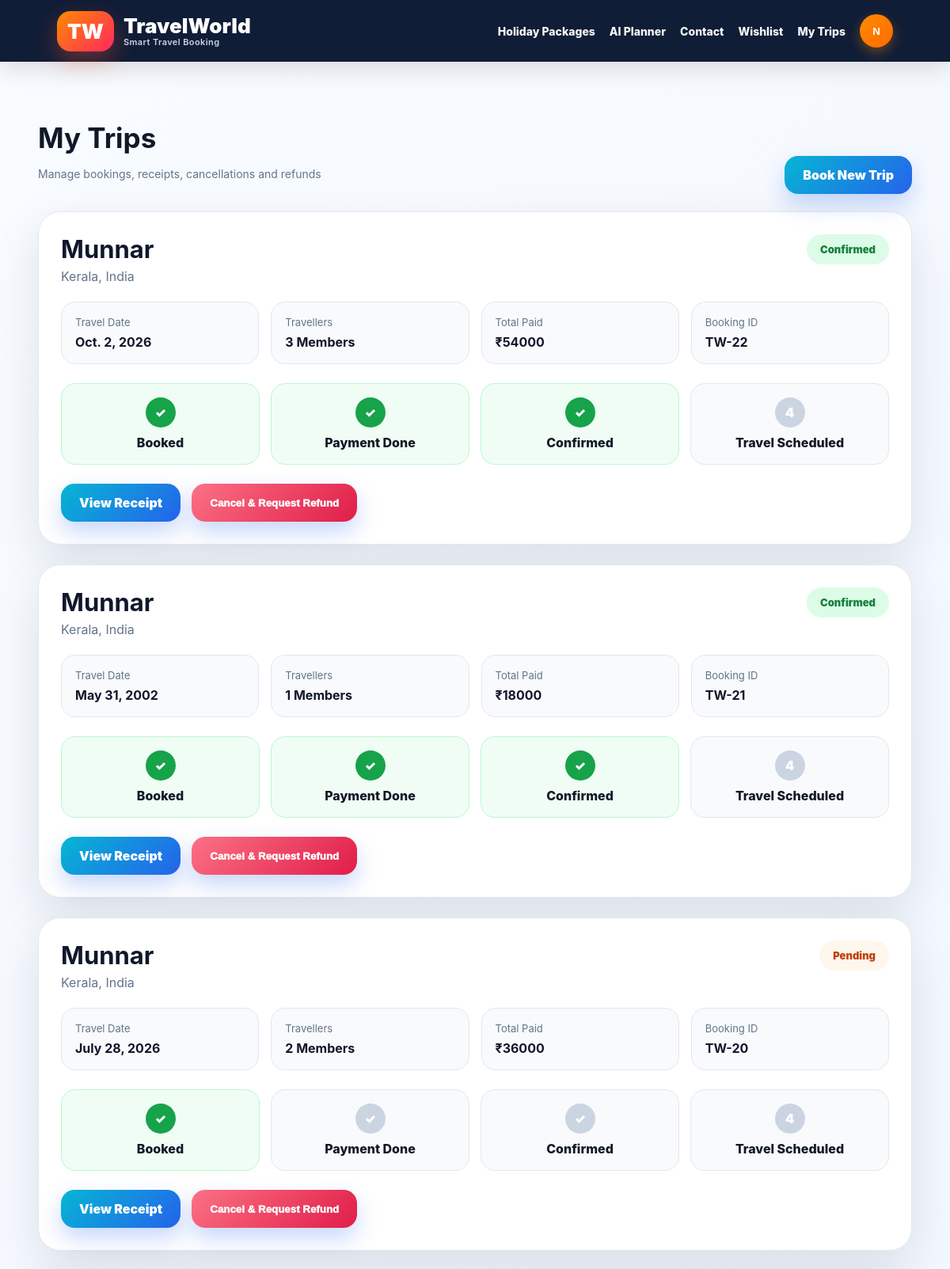
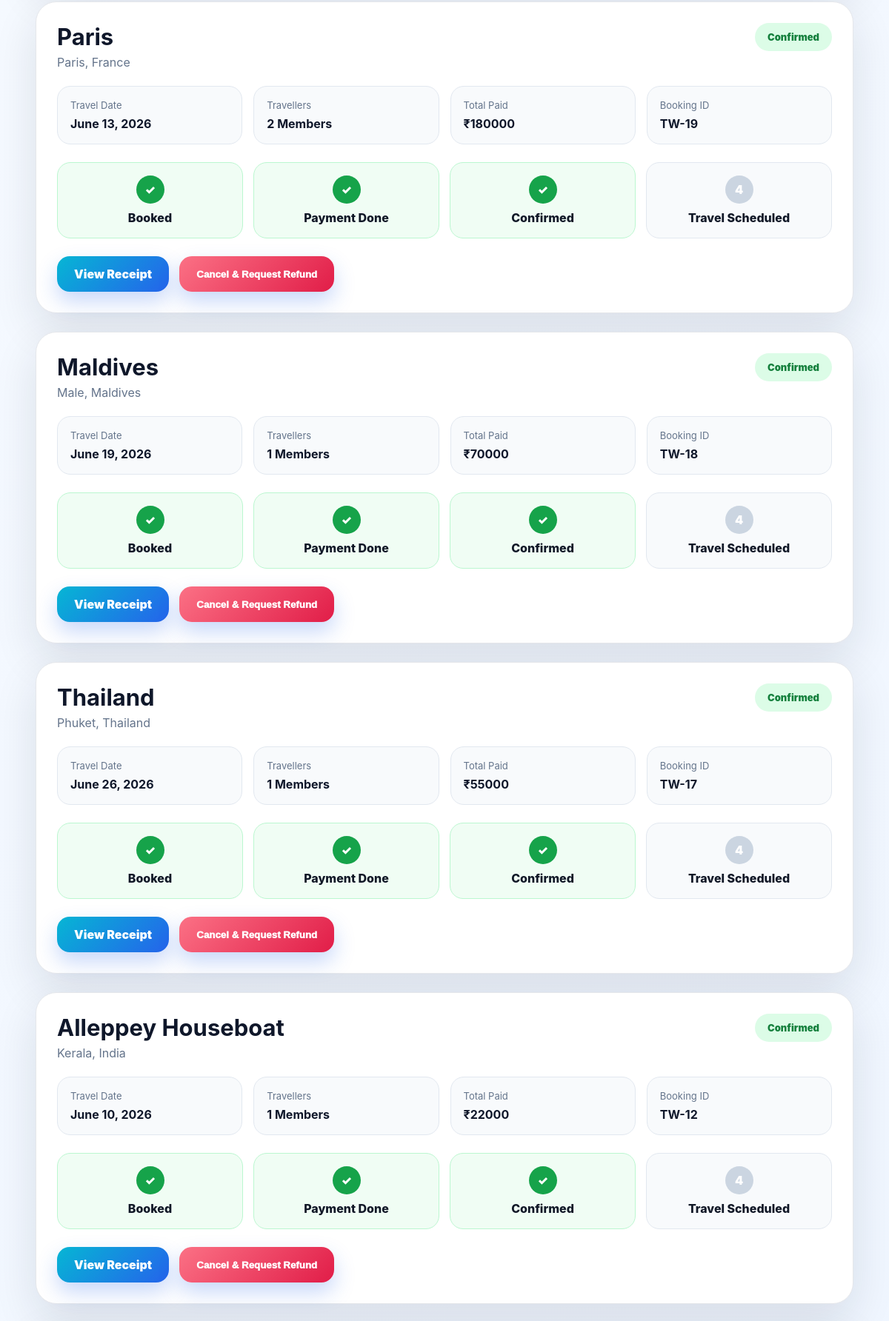
Page /my-trips/ (signed in, upper part) on the committed database (2 pictures, top to bottom).
### travelapp/models.py (models this page shows, shortened)
class Booking(models.Model):
    STATUS_CHOICES = [
        ('Pending', 'Pending'),
        ('Payment Done', 'Payment Done'),
        ('Confirmed', 'Confirmed'),
        ('Travel Scheduled', 'Travel Scheduled'),
        ('Completed', 'Completed'),
        ('Cancelled', 'Cancelled'),
        ('Refund Processing', 'Refund Processing'),
        ('Refund Completed', 'Refund Completed'),
    ]
    REFUND_STATUS = [
        ('Not Requested', 'Not Requested'),
        ('Requested', 'Requested'),
        ('Processing', 'Processing'),
        ('Completed', 'Completed'),
        ('Rejected', 'Rejected'),
    ]
    user = models.ForeignKey(User, on_delete=models.CASCADE, related_name='bookings')
    package = models.ForeignKey(Package, on_delete=models.CASCADE, related_name='bookings')
    full_name = models.CharField(max_length=120)
    phone = models.CharField(max_length=20)
    email = models.EmailField()
    travel_date = models.DateField()
    members = models.PositiveIntegerField(default=1)
    coupon_code = models.CharField(max_length=40, blank=True)
    discount_amount = models.PositiveIntegerField(default=0)
    total_amount = models.PositiveIntegerField()
    status = models.CharField(max_length=30, choices=STATUS_CHOICES, default='Pending')
    booked_on = models.DateTimeField(default=timezone.now)
    refund_status = models.CharField(max_length=30, choices=REFUND_STATUS, default='Not Requested')
    refund_amount = models.PositiveIntegerField(default=0)
    refund_requested_on = models.DateTimeField(null=True, blank=True)
    refund_completed_on = models.DateTimeField(null=True, blank=True)
    cancellation_reason = models.CharField(max_length=255, blank=True)

class Package(models.Model):
    name = models.CharField(max_length=120)
    country = models.CharField(max_length=100)
    city = models.CharField(max_length=100, blank=True)
    category = models.ForeignKey(Category, on_delete=models.SET_NULL, null=True, related_name='packages')
    tags = models.CharField(max_length=255)
    image = models.URLField(max_length=600)
    price = models.PositiveIntegerField(default=20000)
    old_price = models.PositiveIntegerField(null=True, blank=True)
    days = models.PositiveIntegerField(default=5)
    nights = models.PositiveIntegerField(default=4)
    hotel = models.CharField(max_length=200, default='Premium Hotel')
    flight = models.CharField(max_length=200, default='Flight assistance available')
    rating = models.FloatField(default=4.5)
    seats = models.PositiveIntegerField(default=30)
    description = models.TextField()
    itinerary = models.TextField(blank=True)
    map_query = models.CharField(max_length=250, blank=True)
    latitude = models.CharField(max_length=50, blank=True)
    longitude = models.CharField(max_length=50, blank=True)
    is_featured = models.BooleanField(default=False)
    is_active = models.BooleanField(default=True)
    created_at = models.DateTimeField(auto_now_add=True)

### travelapp/views.py (the view)
# urls.py: path('my-trips/', views.my_bookings, name='my_bookings'),
@login_required
def my_bookings(request):
    bookings = Booking.objects.filter(user=request.user).order_by('-booked_on')
    return render(request, 'travelapp/my_bookings.html', {'bookings': bookings})

### travelapp/templates/travelapp/my_bookings.html (shortened to what this page needs)
{% extends 'travelapp/base.html' %}
{% block content %}
<div class="container trips-page">
    <div class="section-title">
        <div>
            <h2>My Trips</h2>
            <p class="small">Manage bookings, receipts, cancellations and refunds</p>
        </div>
        <a class="btn" href="{% url 'home' %}">Book New Trip</a>
    </div>
    {% for b in bookings %}
        <div class="trip-card">
            <div class="trip-header">
                <div>
                    <h2>{{ b.package.name }}</h2>
                    <p>{{ b.package.city }}, {{ b.package.country }}</p>
                </div>
                <span class="status-badge status-{{ b.status|lower|slugify }}">
                    {{ b.status }}
                </span>
            </div>
            <div class="trip-info">
                <div>
                    <span>Travel Date</span>
                    <b>{{ b.travel_date }}</b>
                </div>
                <div>
                    <span>Travellers</span>
                    <b>{{ b.members }} Members</b>
                </div>
                <div>
                    <span>Total Paid</span>
                    <b>₹{{ b.total_amount }}</b>
                </div>
                <div>
                    <span>Booking ID</span>
                    <b>TW-{{ b.id }}</b>
                </div>
            </div>
            {% if b.refund_status != "Not Requested" or b.status == "Refund Processing" or b.status == "Refund Completed" %}
                <div class="refund-card">
                    <div class="refund-head">
                        <div>
                            <h3>Refund Status</h3>
                            {% if b.status == "Refund Completed" or b.refund_status == "Completed" %}
                                <p>Your refund has been completed successfully.</p>
                            {% elif b.status == "Refund Processing" or b.refund_status == "Processing" %}
                                <p>Your refund is currently processing.</p>
                            {% else %}
                                <p>Your cancellation request has been received.</p>
                            {% endif %}
                        </div>
                        <div class="refund-amount">
                            <span>Refund Amount</span>
                            <b>₹{{ b.refund_amount }}</b>
                        </div>
                    </div>
                    <div class="refund-steps">
                        <div class="refund-step done">
                            <span>✓</span>
                            <p>Cancellation Requested</p>
                        </div>
                        <div class="refund-step {% if b.refund_status == 'Processing' or b.refund_status == 'Completed' or b.status == 'Refund Processing' or b.status == 'Refund Completed' %}done{% endif %}">
                            <span>
                                {% if b.refund_status == 'Processing' or b.refund_status == 'Completed' or b.status == 'Refund Processing' or b.status == 'Refund Completed' %}
                                    ✓
                                {% else %}
                                    2
                                {% endif %}
                            </span>
                            <p>Refund Processing</p>
                        </div>
                        <div class="refund-step {% if b.refund_status == 'Completed' or b.status == 'Refund Completed' %}done{% endif %}">
                            <span>
                                {% if b.refund_status == 'Completed' or b.status == 'Refund Completed' %}
                                    ✓
                                {% else %}
                                    3
                                {% endif %}
                            </span>
                            <p>Refund Completed</p>
                        </div>
                    </div>
                    {% if b.refund_status == "Completed" or b.status == "Refund Completed" %}
                        <div class="refund-note completed-note">
                            Refund completed successfully. Amount has been returned to the original UPI/payment method.
                        </div>
                    {% else %}
                        <div class="refund-note">
                            Refund will be processed to the original UPI/payment method. Demo project status can be updated from admin.
                        </div>
                    {% endif %}
                </div>
            {% else %}
                <div class="trip-steps">
                    <div class="trip-step done">
                        <span>✓</span>
                        <p>Booked</p>
                    </div>
                    <div class="trip-step {% if b.status != 'Pending' %}done{% endif %}">
                        <span>✓</span>
                        <p>Payment Done</p>
                    </div>
                    <div class="trip-step {% if b.status == 'Confirmed' or b.status == 'Travel Scheduled' or b.status == 'Completed' %}done{% endif %}">
                        <span>✓</span>
                        <p>Confirmed</p>
                    </div>
                    <div class="trip-step {% if b.status == 'Travel Scheduled' or b.status == 'Completed' %}done{% endif %}">
                        <span>4</span>
                        <p>Travel Scheduled</p>
                    </div>
                </div>
            {% endif %}
            <div class="trip-actions">
                <a class="btn" href="{% url 'receipt' b.id %}">View Receipt</a>
                {% if b.refund_status == "Not Requested" and b.status != "Refund Processing" and b.status != "Refund Completed" %}
                    <button class="btn red" type="button"
                            onclick="openRefundModal('{{ b.id }}', '{{ b.package.name }}', '{{ b.total_amount }}')">
                        Cancel & Request Refund
                    </button>
                {% endif %}
            </div>
        </div>
    {% empty %}
        <div class="empty">
            <h2>No trips yet</h2>
            <p class="small">You have not booked any travel package yet.</p>
            <a class="btn" href="{% url 'home' %}">Book Now</a>
        </div>
    {% endfor %}
</div>
{% endblock %}

### travelapp/templates/travelapp/base.html (shortened to what this page needs)
{% load static %}
<!DOCTYPE html>
<html lang="en">
<head>
    <link rel="stylesheet" href="{% static 'travelapp/css/style.css' %}">
</head>
<body>
<header class="topbar">
    <a class="brand" href="{% url 'home' %}">
        <span>TW</span>
        <div>
            TravelWorld
            <small>Smart Travel Booking</small>
        </div>
    </a>
    <nav class="nav">
        {% if user.is_authenticated and user.is_staff %}
            <a href="{% url 'dashboard' %}">Dashboard</a>
        {% else %}
            <a href="{% url 'home' %}">Holiday Packages</a>
            <a href="{% url 'trip_planner' %}">AI Planner</a>
            <a href="{% url 'contact' %}">Contact</a>
            {% if user.is_authenticated %}
                <a href="{% url 'wishlist' %}">Wishlist</a>
                <a href="{% url 'my_bookings' %}">My Trips</a>
            {% endif %}
        {% endif %}
        {% if user.is_authenticated %}
            <div class="user-menu" id="userMenu">
                <button class="user-btn" type="button" onclick="toggleUserMenu(event)">
                    {{ user.username|first|upper }}
                </button>
            </div>
        {% else %}
            <a class="pill" href="{% url 'login' %}">Login/Register</a>
        {% endif %}
    </nav>
</header>
{% block content %}
{% endblock %}
</body>
</html>

### travelapp/static/travelapp/css/style.css (style rules this page uses)
:root { --primary:#2563eb; --primary2:#06b6d4; --navy:#07142e; --ink:#111827; --muted:#64748b; --bg:#f3f7fb; --card:#ffffff; --orange:#f97316; --green:#16a34a; --red:#ef4444; --line:#e5e7eb; --shadow:0 24px 70px rgba(15,23,42,.14); --soft:0 12px 35px rgba(15,23,42,.08); --radius:24px; }
* { box-sizing:border-box }
html { scroll-behavior:smooth }
body { margin:0; font-family:Inter,Segoe UI,Roboto,Arial,sans-serif; background:linear-gradient(135deg,#f8fbff,#eef5ff); color:var(--ink); }
a { text-decoration:none;color:inherit }
.topbar { min-height:78px; background:rgba(7,20,46,.96); color:white; display:flex; align-items:center; justify-content:space-between; padding:0 6%; position:sticky; top:0; z-index:99; box-shadow:0 10px 30px rgba(0,0,0,.12); }
.brand { display:flex; align-items:center; gap:12px; font-weight:950; font-size:26px; }
.brand span { background:linear-gradient(135deg,#ff8a00,#ff285f); padding:10px 13px; border-radius:17px; box-shadow:0 12px 28px rgba(255,82,49,.35); }
.nav { display:flex; gap:18px; align-items:center; flex-wrap:wrap; }
.nav a { font-weight:850; font-size:14px; opacity:.96; }
.container { width:min(1200px,92%); margin:auto; }
.btn { display:inline-flex; align-items:center; justify-content:center; gap:8px; background:linear-gradient(135deg,var(--primary2),var(--primary)); color:white; border:0; border-radius:17px; padding:14px 23px; font-weight:950; box-shadow:0 13px 28px rgba(37,99,235,.25); cursor:pointer; }
.btn.red { background:linear-gradient(135deg,#fb7185,#e11d48) }
.section-title { display:flex; justify-content:space-between; align-items:end; margin:40px 0 22px; gap:20px; }
.section-title h2 { font-size:35px; margin:0; }
.small { color:var(--muted); font-size:14px; line-height:1.6; }
.user-menu { position:relative; z-index:99999; }
.user-btn { width:46px; height:46px; border-radius:50%; border:2px solid rgba(255,255,255,.28); background:linear-gradient(135deg,#ff8a00,#ff285f); color:white; font-weight:950; cursor:pointer; box-shadow:0 12px 28px rgba(255,40,95,.35); transition:.25s; }

### travelapp/templates/travelapp/my_bookings.html (style rules this page uses)
.trips-page { padding-top:35px }
.trip-card { background:white; border-radius:28px; padding:28px; margin-bottom:25px; box-shadow:0 22px 60px rgba(15,23,42,.11); border:1px solid #e5e7eb; }
.trip-header { display:flex; justify-content:space-between; gap:20px; align-items:flex-start; margin-bottom:22px; }
.trip-header h2 { margin:0; font-size:31px; color:#0f172a; }
.trip-header p { color:#64748b; margin:6px 0 0; }
.status-badge { padding:11px 17px; border-radius:999px; font-weight:950; font-size:13px; background:#e0f2fe; color:#0369a1; }
.status-confirmed { background:#dcfce7;color:#15803d }
.status-pending { background:#fff7ed;color:#c2410c }
.trip-info { display:grid; grid-template-columns:repeat(4,1fr); gap:15px; margin-bottom:24px; }
.trip-info div { background:#f8fafc; border:1px solid #e2e8f0; border-radius:18px; padding:17px; }
.trip-info span { display:block; color:#64748b; font-size:13px; margin-bottom:7px; }
.trip-info b { color:#0f172a; }
.trip-steps, .refund-steps { display:grid; grid-template-columns:repeat(4,1fr); gap:14px; margin-bottom:24px; }
.trip-step, .refund-step { background:#f8fafc; border:1px solid #e2e8f0; border-radius:18px; padding:17px; text-align:center; }
.trip-step span, .refund-step span { display:inline-flex; align-items:center; justify-content:center; width:38px; height:38px; border-radius:50%; background:#cbd5e1; color:white; font-weight:950; }
.trip-step.done span, .refund-step.done span { background:#16a34a; }
.trip-step.done, .refund-step.done { border-color:#bbf7d0; background:#f0fdf4; }
.trip-step p, .refund-step p { margin:9px 0 0; font-weight:850; }
.trip-actions { display:flex; gap:14px; flex-wrap:wrap; }

### travelapp/templates/travelapp/base.html (style rules this page uses)
.brand { display:flex; align-items:center; gap:12px; }
.brand div { display:flex; flex-direction:column; line-height:1.1; }
.brand small { font-size:11px; font-weight:600; color:#cbd5e1; letter-spacing:.4px; }
.nav { position:relative; z-index:9999; }
.user-menu { position:relative; }
.user-btn { width:42px; height:42px; border-radius:50%; border:none; background:linear-gradient(135deg,#ff8a00,#ff6b00); color:white; font-weight:900; cursor:pointer; box-shadow:0 6px 15px rgba(255,138,0,.35); }

### rows in the picture
Booking: package.name "Munnar", package.city "Kerala", package.country "India", status "Confirmed", travel_date "Oct. 2, 2026", members "3", total_amount "54000", id "22", refund_status "Booked"
Booking: package.name "Munnar", package.city "Kerala", package.country "India", status "Confirmed", travel_date "May 31, 2002", members "1", total_amount "18000", id "21", refund_status "Booked"
Booking: package.name "Munnar", package.city "Kerala", package.country "India", status "Pending", travel_date "July 28, 2026", members "2", total_amount "36000", id "20", refund_status "Booked"
Booking: package.name "Paris", package.city "Paris", package.country "France", status "Confirmed", travel_date "June 13, 2026", members "2", total_amount "180000", id "19", refund_status "Booked"
Booking: package.name "Maldives", package.city "Male", package.country "Maldives", status "Confirmed", travel_date "June 19, 2026", members "1", total_amount "70000", id "18", refund_status "Booked"
Booking: package.name "Thailand", package.city "Phuket", package.country "Thailand", status "Confirmed", travel_date "June 26, 2026", members "1", total_amount "55000", id "17", refund_status "Booked"
Booking: package.name "Alleppey Houseboat", package.city "Kerala", package.country "India", status "Confirmed", travel_date "June 10, 2026", members "1", total_amount "22000", id "12", refund_status "Booked"

### other values in the picture
{{ user.username|first|upper }} "N"
